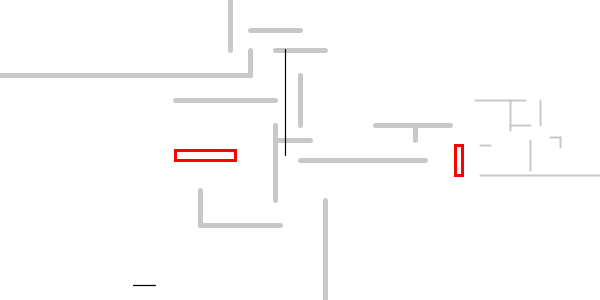
Frame 1 (no input)
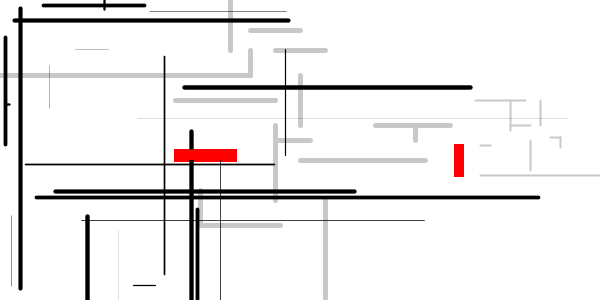
Frame 60 (the mouse pressed at the canvas centre just before this capture)
Frame 120 (the mouse held since frame 60 and released just before this capture): identical to frame 60, image omitted

The Processing sketch that drew these frames (run headless with seeded random() and noise(); from frame 60 on, the mouse is pressed at the canvas centre):

// Processing sketch: processing_36794
// ── processing_36794.pde

//Mies_Brick House as the foundation 
//Object_Switch all units composing this composition into random units.

void setup() {
  size (600, 300);

  background (255);
  //dominent lines 
  strokeWeight(5);
  stroke (200);
  line (230, 0, 230, 50); //1
  line (0, 75, 250, 75); //2
  line (250, 75, 250, 50); //3
  line (250, 30, 300, 30); //4
  line (275, 50, 325, 50); //5
  line (175, 100, 275, 100); //6
  line (275, 125, 275, 200); //7
  line (275, 140, 310, 140); //8
  line (300, 75, 300, 125); //9
  line (200, 190, 200, 225); //10
  line (200, 225, 280, 225); //11
  line (325, 200, 325, 300); //12
  line (300, 160, 425, 160); //13
  line (375, 125, 450, 125); //14
  line (415, 125, 415, 140); //15
  //lighter lines
  strokeWeight (2);
  smooth();
  line (480, 145, 490, 145); //16
  line (480, 175, 600, 175); //17
  line (475, 100, 525, 100); //18
  line (510, 100, 510, 130); //19
  line (510, 125, 530, 125); //20
  line (540, 125, 540, 100); //21
  line (530, 140, 530, 170); //22
  line (550, 137, 560, 137); //23
  line (560, 137, 560, 147); //24
  //Rectangual units  
  strokeWeight (3);
  stroke (255, 0, 0);
  rect (175, 150, 60, 10);
  rect (455, 145, 7, 30);
}

int numline = 0; //change the numer of the lines on the screen

float H; 
float V;

float a = random(0, 100); //define probability here



void draw() {

  stroke (0);
  H = random (width); // random lenghth
  V = random (height); // random height

    if (numline < 12) { // limited the probability 
    strokeWeight (random(5)); // random stroke weight
    line (random (H), V, H, V);

    if (a > 30) { //30% cahnce to have otrhogonal angle
      line (V, H, V, random (H));
    }
    else {
      line (H, random (V), H, random(H));
    }
  } else {
    noStroke();
    fill (255, 0, 0); // fill the ractangles with red
    rect (175, 150, 60, 10);
    rect (455, 145, 7, 30);
  }

  numline ++;
}
